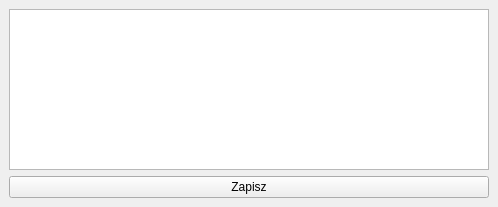
<?xml version="1.0" encoding="UTF-8"?>
<ui version="4.0">
 <class>PowerPinDockWidgetBase</class>
 <widget class="QDockWidget" name="PowerPinDockWidgetBase">
  <property name="geometry">
   <rect>
    <x>0</x>
    <y>0</y>
    <width>498</width>
    <height>207</height>
   </rect>
  </property>
  <property name="windowTitle">
   <string>Power Pin PL</string>
  </property>
  <widget class="QWidget" name="dockWidgetContents">
   <layout class="QGridLayout" name="gridLayout">
    <item row="0" column="0">
     <widget class="QListWidget" name="listWidget">
      <property name="editTriggers">
       <set>QAbstractItemView::DoubleClicked|QAbstractItemView::EditKeyPressed|QAbstractItemView::SelectedClicked</set>
      </property>
      <property name="selectionMode">
       <enum>QAbstractItemView::MultiSelection</enum>
      </property>
     </widget>
    </item>
    <item row="1" column="0">
     <widget class="QPushButton" name="pushButton">
      <property name="text">
       <string>Zapisz</string>
      </property>
     </widget>
    </item>
   </layout>
  </widget>
 </widget>
 <resources/>
 <connections/>
</ui>
